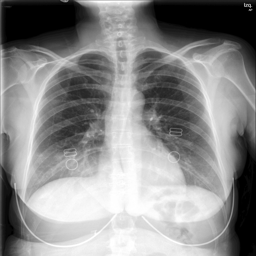
#> input picture reports/01_original.png, 256 x 256 px
$ python -i segmentation.py   (imports and definitions only)
#> lines starting #> are read from the running program, lines starting #| are printed output that depends on the picture; after the words box and inside, x2 and y2 are one past the last pixel; in counts of white or black regions, pixels touching at a corner belong together
#> further down, picture is the input picture: shape (256, 256, 3); min 0, max 255, mean 139.1
"""
Módulo de segmentación para imágenes médicas.

Implementa: Watershed con marcadores automáticos, Otsu, y segmentación
basada en distancia transform.
"""

import cv2
import numpy as np
from scipy import ndimage
from typing import Tuple, Optional
from sklearn.cluster import KMeans


def umbralizar_otsu(imagen: np.ndarray) -> Tuple[np.ndarray, float]:
    """
    Aplica umbralización óptima de Otsu para segmentación automática.

    Otsu encuentra el umbral que minimiza la varianza intra-clase
    entre foreground y background.

    Parámetros:
        imagen: Imagen de entrada (escala de grises).

    Retorna:
        Tuple[np.ndarray, float]:
            - Imagen binarizada
            - Umbral óptimo encontrado
    """
    if len(imagen.shape) == 3:
        imagen = cv2.cvtColor(imagen, cv2.COLOR_BGR2GRAY)

    _, mascara = cv2.threshold(imagen, 0, 255, cv2.THRESH_BINARY + cv2.THRESH_OTSU)
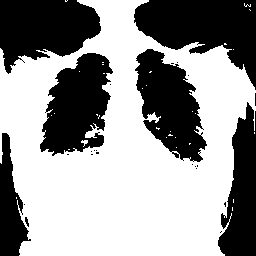
#> mascara: shape (256, 256); 59.1% white; 25 black regions (18 under 20 px), largest, box (x1, y1, x2, y2) and area: (134, 0, 256, 90) 6059, (0, 0, 101, 74) 5174, (40, 53, 113, 156) 4923

    umbral = _
#> umbral = 126

    return mascara, umbral


# [36 lines left out: function umbralizar_adaptativo, not called in this run]


def crear_marcadores_distancia(imagen: np.ndarray, umbral: float = 0.5) -> np.ndarray:
    """
    Crea marcadores automáticos para Watershed usando transformada de distancia.

    Ideal para segmentar objetos separados que están tocándose.

    Parámetros:
        imagen: Imagen de entrada (binaria o grayscale).
        umbral: Umbral para binarización (0-1 si es float, 0-255 si imagen ya binaria).

    Retorna:
        np.ndarray: Mapa de marcadores para Watershed.
    """
#> called with umbral = 0.5
    if len(imagen.shape) == 3:
        imagen = cv2.cvtColor(imagen, cv2.COLOR_BGR2GRAY)

    if imagen.max() > 1:
        imagen_bin = (imagen > umbral * 255).astype(np.uint8)
    else:
        imagen_bin = (imagen > umbral).astype(np.uint8)

    distancia = cv2.distanceTransform(imagen_bin, cv2.DIST_L2, 5)
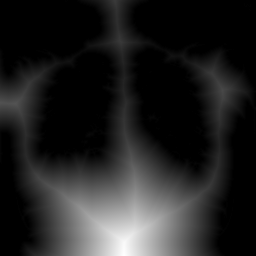
#> distancia: shape (256, 256) float32; min 0, max 95.97, mean 13.2; drawn with min black and max white

    _, marcadores = cv2.threshold(
        distancia,
        0.4 * distancia.max(),
        255,
        cv2.THRESH_BINARY
    )
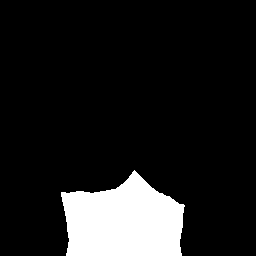
#> marcadores: shape (256, 256) float32; 11.9% white; 1 white region, box (x1, y1, x2, y2) and area: (61, 170, 185, 256) 7808

    marcadores = marcadores.astype(np.int32)

    return marcadores


def segmentar_watershed(imagen: np.ndarray, marcadores: Optional[np.ndarray] = None,
                        umbral_auto: bool = True) -> Tuple[np.ndarray, np.ndarray]:
    """
    Segmenta una imagen usando el algoritmo Watershed.

    Watershed trata la imagen como una superficie topográfica y
    encuentra líneas de división entre regiones.

    Parámetros:
        imagen: Imagen de entrada.
        marcadores: Marcadores predefinidos. Si None, se crean automáticamente.
        umbral_auto: Si True, usa Otsu para marcadores automáticos.

    Retorna:
        Tuple[np.ndarray, np.ndarray]:
            - Imagen segmentada con etiquetas de regiones
            - Contornos de Watershed
    """
    if len(imagen.shape) == 3:
        imagen_gray = cv2.cvtColor(imagen, cv2.COLOR_BGR2GRAY)
    else:
        imagen_gray = imagen

    if marcadores is None:
        if umbral_auto:
            mascara_otsu, _ = umbralizar_otsu(imagen_gray)
            marcadores = crear_marcadores_distancia(mascara_otsu)
        else:
            marcadores = crear_marcadores_distancia(imagen_gray)

    imagen_rgb = cv2.cvtColor(imagen_gray, cv2.COLOR_GRAY2BGR)

    marcadores_watershed = cv2.watershed(imagen_rgb, marcadores)
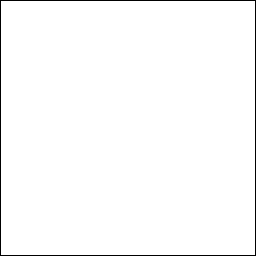
#> marcadores_watershed: shape (256, 256) int32; values -1 (black) and 255 (white), 98.4% white; black in thin lines or dots

    contornos = np.zeros_like(marcadores_watershed)
    contornos[marcadores_watershed == -1] = 255

    return marcadores_watershed, contornos


# [86 lines left out: functions segmentar_kmeans, extraer_componentes_conexos, filtrar_componentes_por_area, not called in this run]

>>> import cv2
>>> picture = cv2.imread('../../reports/01_original.png')
>>> result = segmentar_watershed(picture)
